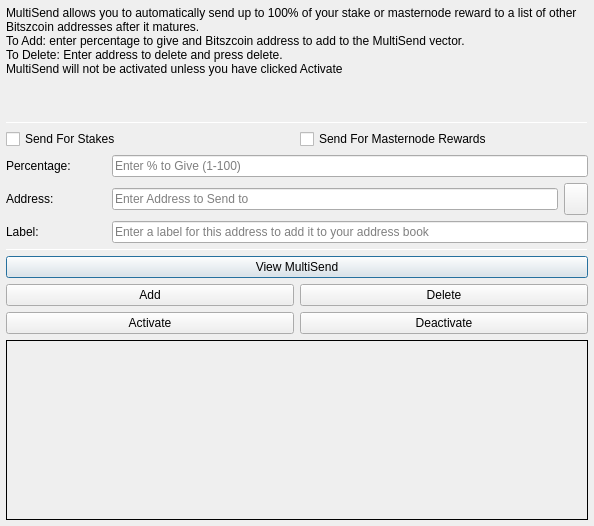
<?xml version="1.0" encoding="UTF-8"?>
<ui version="4.0">
 <class>MultiSendDialog</class>
 <widget class="QDialog" name="MultiSendDialog">
  <property name="windowModality">
   <enum>Qt::NonModal</enum>
  </property>
  <property name="geometry">
   <rect>
    <x>0</x>
    <y>0</y>
    <width>594</width>
    <height>526</height>
   </rect>
  </property>
  <property name="windowTitle">
   <string>MultiSend</string>
  </property>
  <layout class="QVBoxLayout" name="verticalLayout" stretch="0">
   <property name="margin">
    <number>6</number>
   </property>
   <item>
    <layout class="QVBoxLayout" name="verticalLayout_Main" stretch="1,1,1,0,1,1,1">
     <item>
      <widget class="QLabel" name="label_2">
       <property name="lineWidth">
        <number>1</number>
       </property>
       <property name="text">
        <string>MultiSend allows you to automatically send up to 100% of your stake or masternode reward to a list of other Bitszcoin addresses after it matures.
To Add: enter percentage to give and Bitszcoin address to add to the MultiSend vector.
To Delete: Enter address to delete and press delete.
MultiSend will not be activated unless you have clicked Activate</string>
       </property>
       <property name="alignment">
        <set>Qt::AlignLeading|Qt::AlignLeft|Qt::AlignTop</set>
       </property>
       <property name="wordWrap">
        <bool>true</bool>
       </property>
      </widget>
     </item>
     <item>
      <widget class="Line" name="line">
       <property name="minimumSize">
        <size>
         <width>0</width>
         <height>1</height>
        </size>
       </property>
       <property name="maximumSize">
        <size>
         <width>16777215</width>
         <height>1</height>
        </size>
       </property>
       <property name="orientation">
        <enum>Qt::Horizontal</enum>
       </property>
      </widget>
     </item>
     <item>
      <layout class="QVBoxLayout" name="verticalLayout_Settings">
       <item>
        <layout class="QHBoxLayout" name="horizontalLayout">
         <item>
          <widget class="QCheckBox" name="multiSendStakeCheckBox">
           <property name="text">
            <string>Send For Stakes</string>
           </property>
          </widget>
         </item>
         <item>
          <widget class="QCheckBox" name="multiSendMasternodeCheckBox">
           <property name="text">
            <string>Send For Masternode Rewards</string>
           </property>
          </widget>
         </item>
        </layout>
       </item>
       <item>
        <layout class="QHBoxLayout" name="horizontalLayout_6">
         <item>
          <widget class="QLabel" name="label">
           <property name="minimumSize">
            <size>
             <width>100</width>
             <height>0</height>
            </size>
           </property>
           <property name="toolTip">
            <string>Percentage of stake to send</string>
           </property>
           <property name="text">
            <string>Percentage:</string>
           </property>
          </widget>
         </item>
         <item>
          <widget class="QLineEdit" name="multiSendPercentEdit">
           <property name="toolTip">
            <string>Enter whole numbers 1 - 100</string>
           </property>
           <property name="placeholderText">
            <string>Enter % to Give (1-100)</string>
           </property>
          </widget>
         </item>
        </layout>
       </item>
       <item>
        <layout class="QHBoxLayout" name="horizontalLayout_7">
         <item>
          <widget class="QLabel" name="label_5">
           <property name="minimumSize">
            <size>
             <width>100</width>
             <height>0</height>
            </size>
           </property>
           <property name="toolTip">
            <string>Address to send portion of stake to</string>
           </property>
           <property name="text">
            <string>Address:</string>
           </property>
          </widget>
         </item>
         <item>
          <widget class="QLineEdit" name="multiSendAddressEdit">
           <property name="toolTip">
            <string/>
           </property>
           <property name="placeholderText">
            <string>Enter Address to Send to</string>
           </property>
          </widget>
         </item>
         <item>
          <widget class="QToolButton" name="addressBookButton">
           <property name="maximumSize">
            <size>
             <width>16777215</width>
             <height>32</height>
            </size>
           </property>
           <property name="toolTip">
            <string>Choose an address from the address book</string>
           </property>
           <property name="text">
            <string/>
           </property>
           <property name="icon">
            <iconset resource="../bitszcoin.qrc">
             <normaloff>:/icons/address-book</normaloff>:/icons/address-book</iconset>
           </property>
           <property name="shortcut">
            <string>Alt+A</string>
           </property>
          </widget>
         </item>
        </layout>
       </item>
      </layout>
     </item>
     <item>
      <layout class="QHBoxLayout" name="horizontalLayout_3">
       <item>
        <widget class="QLabel" name="label_3">
         <property name="minimumSize">
          <size>
           <width>100</width>
           <height>0</height>
          </size>
         </property>
         <property name="text">
          <string>Label:</string>
         </property>
        </widget>
       </item>
       <item>
        <widget class="QLineEdit" name="labelAddressLabelEdit">
         <property name="placeholderText">
          <string>Enter a label for this address to add it to your address book</string>
         </property>
        </widget>
       </item>
      </layout>
     </item>
     <item>
      <widget class="Line" name="line_2">
       <property name="minimumSize">
        <size>
         <width>0</width>
         <height>1</height>
        </size>
       </property>
       <property name="maximumSize">
        <size>
         <width>16777215</width>
         <height>1</height>
        </size>
       </property>
       <property name="orientation">
        <enum>Qt::Horizontal</enum>
       </property>
      </widget>
     </item>
     <item>
      <layout class="QVBoxLayout" name="verticalLayout_Buttons">
       <item>
        <layout class="QHBoxLayout" name="horizontalLayout_4">
         <item>
          <widget class="QPushButton" name="viewButton">
           <property name="toolTip">
            <string/>
           </property>
           <property name="statusTip">
            <string>View MultiSend Vector</string>
           </property>
           <property name="text">
            <string>View MultiSend</string>
           </property>
          </widget>
         </item>
        </layout>
       </item>
       <item>
        <layout class="QHBoxLayout" name="horizontalLayout_2">
         <item>
          <widget class="QPushButton" name="addButton">
           <property name="toolTip">
            <string/>
           </property>
           <property name="statusTip">
            <string>Add to MultiSend Vector</string>
           </property>
           <property name="text">
            <string>Add</string>
           </property>
          </widget>
         </item>
         <item>
          <widget class="QPushButton" name="deleteButton">
           <property name="toolTip">
            <string/>
           </property>
           <property name="statusTip">
            <string>Delete Address From MultiSend Vector</string>
           </property>
           <property name="text">
            <string>Delete</string>
           </property>
          </widget>
         </item>
        </layout>
       </item>
       <item>
        <layout class="QHBoxLayout" name="horizontalLayout_5">
         <item>
          <widget class="QPushButton" name="activateButton">
           <property name="statusTip">
            <string>Activate MultiSend</string>
           </property>
           <property name="text">
            <string>Activate</string>
           </property>
          </widget>
         </item>
         <item>
          <widget class="QPushButton" name="disableButton">
           <property name="statusTip">
            <string>Deactivate MultiSend</string>
           </property>
           <property name="text">
            <string>Deactivate</string>
           </property>
          </widget>
         </item>
        </layout>
       </item>
      </layout>
     </item>
     <item>
      <widget class="QLabel" name="message">
       <property name="minimumSize">
        <size>
         <width>0</width>
         <height>180</height>
        </size>
       </property>
       <property name="frameShape">
        <enum>QFrame::Panel</enum>
       </property>
       <property name="frameShadow">
        <enum>QFrame::Plain</enum>
       </property>
       <property name="lineWidth">
        <number>1</number>
       </property>
       <property name="midLineWidth">
        <number>1</number>
       </property>
       <property name="text">
        <string/>
       </property>
       <property name="alignment">
        <set>Qt::AlignLeading|Qt::AlignLeft|Qt::AlignTop</set>
       </property>
       <property name="wordWrap">
        <bool>true</bool>
       </property>
      </widget>
     </item>
    </layout>
   </item>
  </layout>
 </widget>
 <resources>
  <include location="../bitszcoin.qrc"/>
 </resources>
 <connections/>
</ui>
